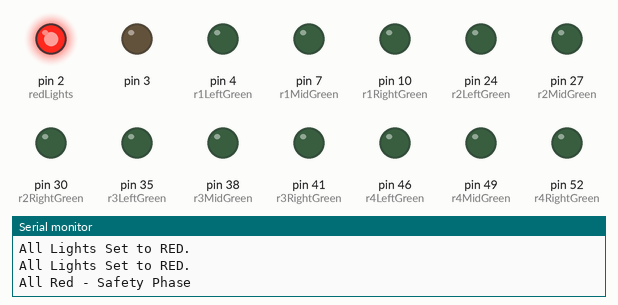
The sketch below on a simulated Arduino Mega 2560, built with avr-gcc and run on an emulated ATmega2560. Shown: output pins drawn as LEDs (lit = HIGH), the last lines printed to the serial monitor.

Above: at 0.5 s.
At 22.0 s:
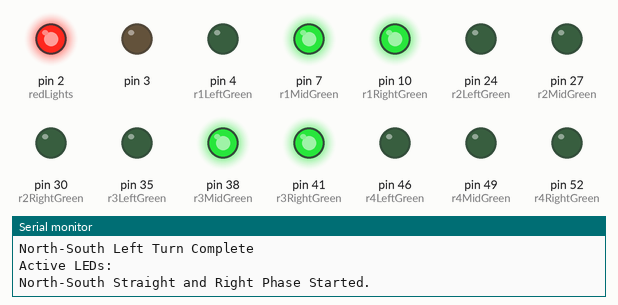
At 38.0 s:
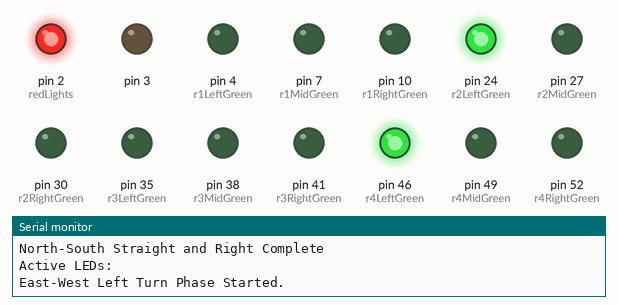
At 54.0 s:
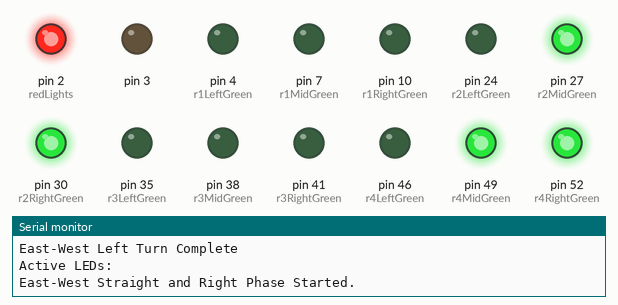
At 71.0 s:
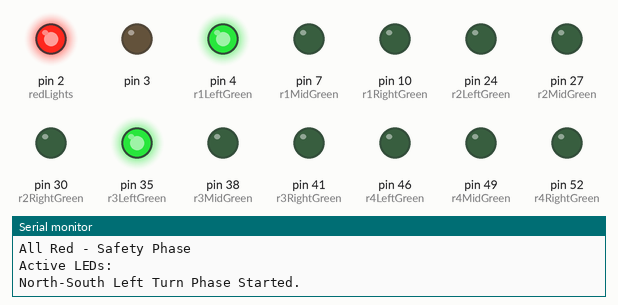
Timing chart, 0 to 84.5 s (numbered marks = the images above):
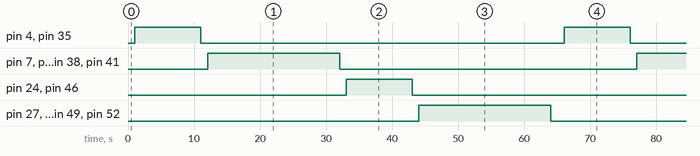

The sketch:

Trafic_Light_System_1.0.ino
```cpp
// Define pins for traffic lights

// Road 1 (3 lanes) North
const int r1LeftRed = 2, r1LeftYellow = 3, r1LeftGreen = 4;
const int r1MidRed = 5, r1MidYellow = 6, r1MidGreen = 7;
const int r1RightRed = 8, r1RightYellow = 9, r1RightGreen = 10;
const int p1Red = 11, p1Green = 12;  // Pedestrian lights

// Road 2 (3 lanes) East
const int r2LeftRed = 22, r2LeftYellow = 23, r2LeftGreen = 24;
const int r2MidRed = 25, r2MidYellow = 26, r2MidGreen = 27;
const int r2RightRed = 28, r2RightYellow = 29, r2RightGreen = 30;
const int p2Red = 31, p2Green = 32;

// Road 3 (3 lanes) South
const int r3LeftRed = 33, r3LeftYellow = 34, r3LeftGreen = 35;
const int r3MidRed = 36, r3MidYellow = 37, r3MidGreen = 38;
const int r3RightRed = 39, r3RightYellow = 40, r3RightGreen = 41;
const int p3Red = 42, p3Green = 43;

// Road 4 (3 lanes) West
const int r4LeftRed = 44, r4LeftYellow = 45, r4LeftGreen = 46;
const int r4MidRed = 47, r4MidYellow = 48, r4MidGreen = 49;
const int r4RightRed = 50, r4RightYellow = 51, r4RightGreen = 52;
const int p4Red = A0, p4Green = A1;  // Analog pins used as digital

// Timing constants (in milliseconds)
const int greenTime = 20000, yellowTime = 3000, leftTurnTime = 10000;
const int pedestrianTime = 15000, safetyDelay = 1000;

void setup() {
  Serial.begin(9600);  // Initialize Serial for debugging

  // Initialize all traffic light pins as OUTPUTS
  int allPins[] = {r1LeftRed, r1LeftYellow, r1LeftGreen, r1MidRed, r1MidYellow, r1MidGreen,
                   r1RightRed, r1RightYellow, r1RightGreen, p1Red, p1Green,
                   r2LeftRed, r2LeftYellow, r2LeftGreen, r2MidRed, r2MidYellow, r2MidGreen,
                   r2RightRed, r2RightYellow, r2RightGreen, p2Red, p2Green,
                   r3LeftRed, r3LeftYellow, r3LeftGreen, r3MidRed, r3MidYellow, r3MidGreen,
                   r3RightRed, r3RightYellow, r3RightGreen, p3Red, p3Green,
                   r4LeftRed, r4LeftYellow, r4LeftGreen, r4MidRed, r4MidYellow, r4MidGreen,
                   r4RightRed, r4RightYellow, r4RightGreen, p4Red, p4Green};

  for (int i = 0; i < sizeof(allPins) / sizeof(allPins[0]); i++) {
    pinMode(allPins[i], OUTPUT);
    digitalWrite(allPins[i], LOW);  // Start with all lights OFF
  }

  Serial.println("Traffic Light System Initialized.");
  allRed();  // Set initial state
}

// Function to turn all lights RED (Safe State)
void allRed() {
  int redLights[] = {r1LeftRed, r1MidRed, r1RightRed, r2LeftRed, r2MidRed, r2RightRed,
                     r3LeftRed, r3MidRed, r3RightRed, r4LeftRed, r4MidRed, r4RightRed,
                     p1Red, p2Red, p3Red, p4Red};

  for (int i = 0; i < sizeof(redLights) / sizeof(redLights[0]); i++) {
    digitalWrite(redLights[i], HIGH);
  }

  Serial.println("All Lights Set to RED.");
}

// Function to allow North-South Left Turn
void northSouthLeftTurn() {
  Serial.println("North-South Left Turn Phase Started.");
  digitalWrite(r1LeftGreen, HIGH);
  digitalWrite(r3LeftGreen, HIGH);
  delay(leftTurnTime);
  digitalWrite(r1LeftGreen, LOW);
  digitalWrite(r3LeftGreen, LOW);
}

// Function to allow North-South Straight and Right
void northSouthStraightAndRight() {
  Serial.println("North-South Straight and Right Phase Started.");
  digitalWrite(r1MidGreen, HIGH);
  digitalWrite(r1RightGreen, HIGH);
  digitalWrite(r3MidGreen, HIGH);
  digitalWrite(r3RightGreen, HIGH);
  delay(greenTime);
  digitalWrite(r1MidGreen, LOW);
  digitalWrite(r1RightGreen, LOW);
  digitalWrite(r3MidGreen, LOW);
  digitalWrite(r3RightGreen, LOW);
}

// Function to allow East-West Left Turn
void eastWestLeftTurn() {
  Serial.println("East-West Left Turn Phase Started.");
  digitalWrite(r2LeftGreen, HIGH);
  digitalWrite(r4LeftGreen, HIGH);
  delay(leftTurnTime);
  digitalWrite(r2LeftGreen, LOW);
  digitalWrite(r4LeftGreen, LOW);
}

// Function to allow East-West Straight and Right
void eastWestStraightAndRight() {
  Serial.println("East-West Straight and Right Phase Started.");
  digitalWrite(r2MidGreen, HIGH);
  digitalWrite(r2RightGreen, HIGH);
  digitalWrite(r4MidGreen, HIGH);
  digitalWrite(r4RightGreen, HIGH);
  delay(greenTime);
  digitalWrite(r2MidGreen, LOW);
  digitalWrite(r2RightGreen, LOW);
  digitalWrite(r4MidGreen, LOW);
  digitalWrite(r4RightGreen, LOW);
}

// Function to print active LEDs
void printActiveLEDs() {
  Serial.println("Active LEDs:");
  int allPins[] = {r1LeftGreen, r1MidGreen, r1RightGreen, r2LeftGreen, r2MidGreen, r2RightGreen,
                   r3LeftGreen, r3MidGreen, r3RightGreen, r4LeftGreen, r4MidGreen, r4RightGreen};

  for (int i = 0; i < sizeof(allPins) / sizeof(allPins[0]); i++) {
    if (digitalRead(allPins[i]) == HIGH) {
      Serial.print("LED ON: ");
      Serial.println(allPins[i]); // Print pin number of active LED
    }
  }
}

void loop() {
  allRed();
  Serial.println("All Red - Safety Phase");
  delay(safetyDelay);

  printActiveLEDs();

  northSouthLeftTurn();
  Serial.println("North-South Left Turn Complete");
  delay(safetyDelay);
  printActiveLEDs();

  northSouthStraightAndRight();
  Serial.println("North-South Straight and Right Complete");
  delay(safetyDelay);
  printActiveLEDs();

  eastWestLeftTurn();
  Serial.println("East-West Left Turn Complete");
  delay(safetyDelay);
  printActiveLEDs();

  eastWestStraightAndRight();
  Serial.println("East-West Straight and Right Complete");
  delay(safetyDelay);
  printActiveLEDs();
}
```

Measured:
- by itself, pin 4 (r1LeftGreen), pin 24 (r2LeftGreen), pin 35 (r3LeftGreen), pin 46 (r4LeftGreen): alternates HIGH for 10.0 s and LOW for 55.0 s
- by itself, pin 7 (r1MidGreen), pin 10 (r1RightGreen), pin 27 (r2MidGreen), pin 30 (r2RightGreen), pin 38 (r3MidGreen), pin 41 (r3RightGreen), pin 49 (r4MidGreen), pin 52 (r4RightGreen): alternates HIGH for 20.0 s and LOW for 45.0 s
